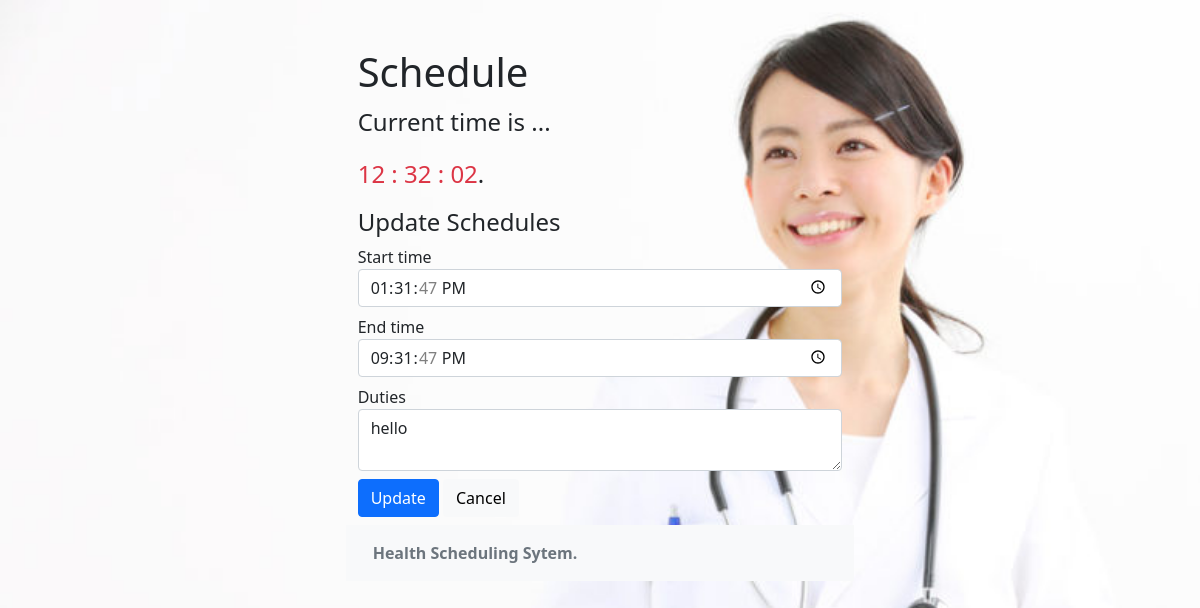
/Data/admin.update_schedule.php, run on the app's committed database.
### tables this page shows
CREATE TABLE `schedules` (
  `id` int(11) NOT NULL,
  `user_id` int(11) DEFAULT NULL,
  `start_time` time DEFAULT NULL,
  `end_time` time DEFAULT NULL,
  `todo` text DEFAULT NULL
);

### Data/admin.update_schedule.php (the view, shortened to what this page needs)
<?php
include ("config.php");
?>
<!DOCTYPE html>
<html class="h-100">
<head>
    <link rel="stylesheet" type="text/css" href="css/bootstrap.min.css">
</head>
<body class="d-flex flex-column h-100">
<div class="container">
		    <h1 class="mt-5">Schedule</h1>
		    <p class="bd-lead">Current time is ...</p>
		    <p class="bd-lead"><span id="show_date" class="text-danger"></span>.</p>
			<div class="row">
				<div class="col-12">
					<h4>Update Schedules</h4>
<?php
$stmt=$db_conn->prepare('SELECT * FROM schedules');
$stmt->execute();
if($stmt->rowCount()>0)
{
    while($row=$stmt->fetch(PDO::FETCH_ASSOC))
{
    extract($row);
?>
<form method="POST" action="updateschedule.admin.php">
<div class="mb-2">
<label>Start time</label>
<input type="time" name="start_time" id="time" class="form-control" value="<?php echo $start_time ?>" required>
</div>
<div class="mb-2">
<label>End time</label>
<input type="time" name="end_time" id="end" class="form-control" value="<?php echo $end_time ?>" required>
</div>
<div class="mb-2">
<label>Duties</label>
<textarea type="text" name="todo" id="duties" class="form-control" required><?php echo $todo ?></textarea>
</div>
<div class="mb-2">
<button type="submit" name="submit_update" id="submit_update" class="btn btn-primary">Update</button>
<a href="admin.schedule.php" class="btn btn-light">Cancel</a>
</div>
</form>
            <?php
                }
            }
             else
          {
            ?>
                 <div class="not_registered">
                 <b>No voter registered.</b>
                 </div>
                        <?php
      }
      ?>
<?php include ("includes/footer.php"); ?>

### Data/admin.update_schedule.php (style rules this page uses)
.container { width: auto; max-width: 680px; padding: 0 15px; }
.bd-lead { font-size: calc(1.275rem + .3vw); font-weight: 300; }
body { background: beige; background-image: url(media/nan.jpg); background-size: cover; background-repeat: no-repeat; }

### data on the page
schedules: start_time "13:31:47", end_time "21:31:47", todo "hello"
